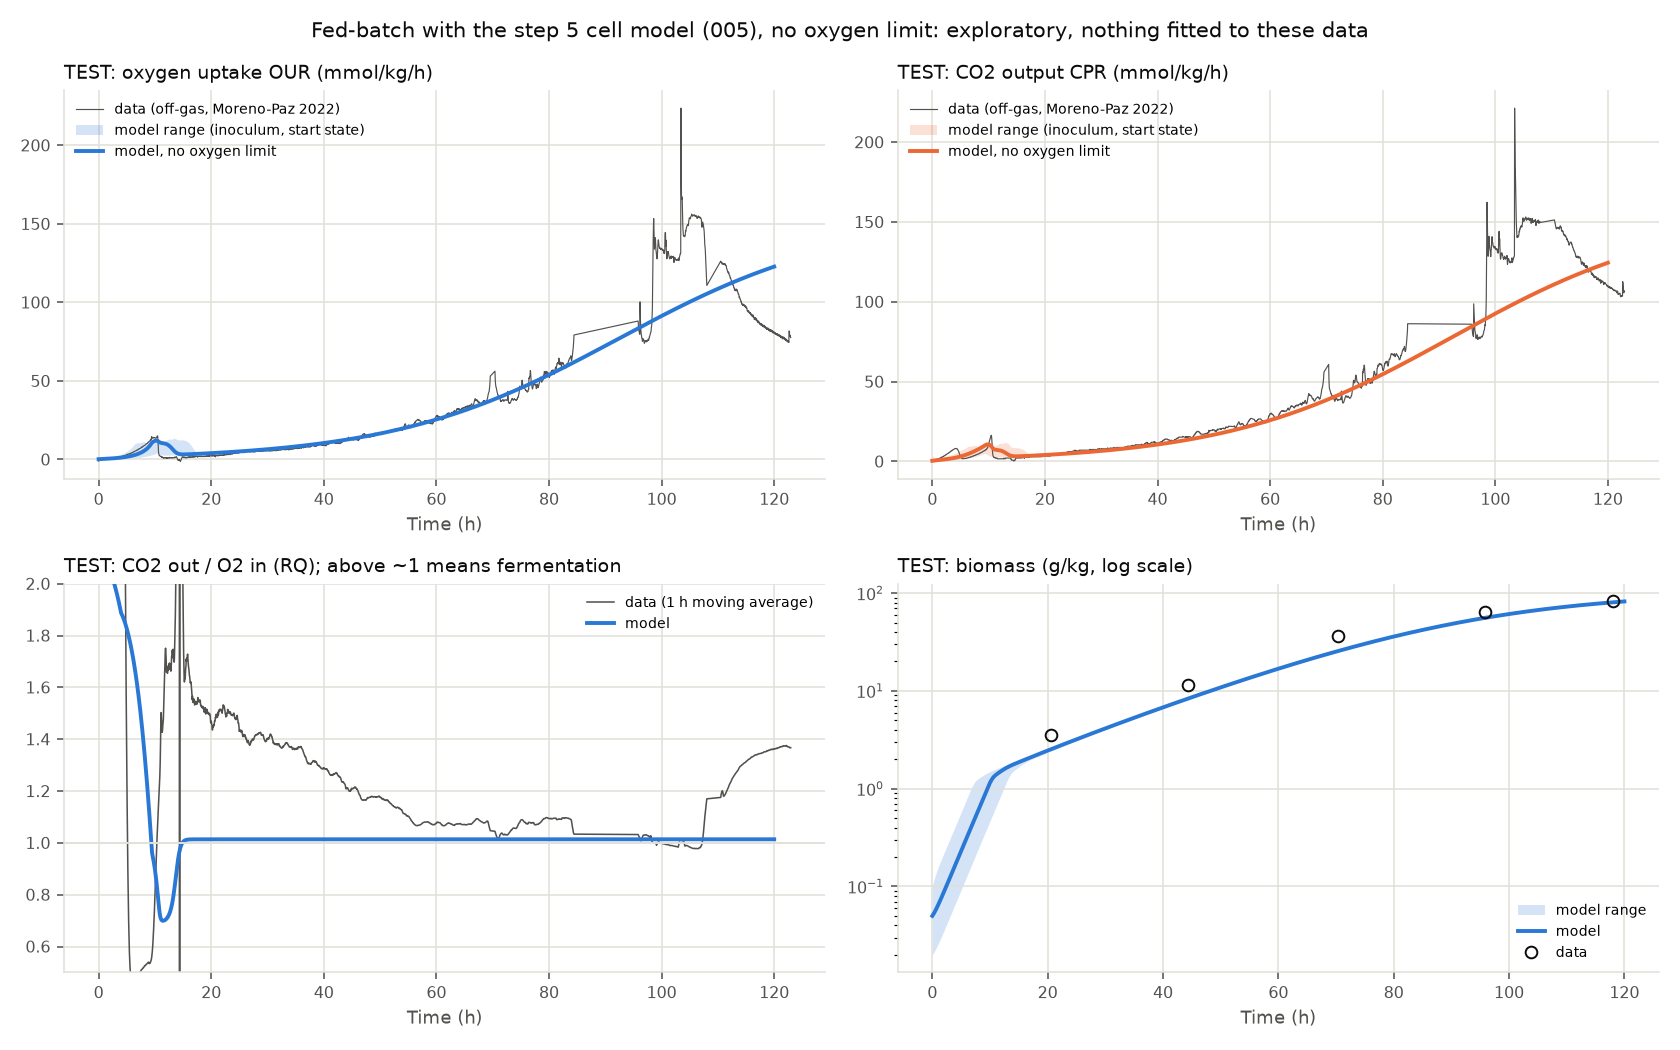

Write Python code to recreate this figure.
# /// script
# requires-python = ">=3.11"
# dependencies = ["numpy", "scipy", "matplotlib"]
# ///
"""EXPLORATORY: fed-batch with the step 5 model (005), predicting oxygen uptake and CO2 output.

Fed-batch goal (see docs/LEARNING.md). This is a learning model, not the engine.

What is new compared with 005 (agreed with Jakob):
- Operation: a batch phase, then an exponential feed of concentrated glucose (plus a little ethanol),
  so the volume grows and the broth is diluted by the feed.
- Outputs: oxygen uptake (OUR) and CO2 output (CPR), from a degree-of-reduction (electron) balance
  of each route. Derived, not fitted. They are checked against the van Hoek chemostat below.
- Deliberately NO oxygen-supply limit. Expected: the model misses the late phase, where CO2 out
  exceeds O2 in. That would be evidence for adding an oxygen limit next.

Cell parameters are the 005 calibration (Ji 40 g/L + van Hoek chemostat), used unchanged.
The fed-batch data (Moreno-Paz et al. 2022) are a TEST ONLY: nothing is fitted to them.
Caveats: a third strain (CEN.PK113-7D). The inoculum size and the initial feed rate are not reported,
so the feed follows the standard design rule and the inoculum is shown as a range.

Run with:  uv run explorations/007_fed_batch.py
"""

import csv
from pathlib import Path

import matplotlib.pyplot as plt
import numpy as np
from scipy.integrate import solve_ivp

HERE = Path(__file__).parent
MW_GLC, MW_ETOH, MW_X = 180.16, 46.07, 24.6  # g/mol; biomass per C-mol (CH1.8O0.5N0.2, assumed)
GAMMA_X = 4.2  # degree of reduction of biomass per C-mol (textbook value for CH1.8O0.5N0.2)

# --- Cell model: 005 as calibrated (see explorations/005_state_dependent_uptake.out.txt) ---
Y_OX, Y_RED, Y_ETOH = 0.48, 0.10, 0.45
KS_HIGH_AFF, KE, K_REP, KR = 0.27, 0.1, 1.0, 0.5
QS_MAX, QCRIT_MIN, QCRIT_MAX, K_REC = 4.125, 0.299, 0.751, 4.721
QE_MAX, Y_XE, KS_LOW_AFF = 0.156, 0.330, 10.677

# --- Operation: Moreno-Paz et al. 2022, Appendix S1 ---
V0 = 0.4  # kg of batch medium (taken as litres)
S_BATCH = 2.5  # g/kg glucose in the batch medium
T_FEED = 4.0  # h, feed start
MU_SET = 0.05  # 1/h, the growth rate the feed was designed for
S_FEED, E_FEED = 209.0, 7.67  # g/kg glucose and ethanol in the feed
# NOT REPORTED -> standard design rule: F0 = mu_set * (biomass expected from the batch) / (Y * S_feed),
# with expected batch biomass = Y_OX * S_BATCH * V0 (full respiratory conversion; a designer's assumption).
F0 = MU_SET * (Y_OX * S_BATCH * V0) / (Y_OX * S_FEED)  # kg/h
X0_RANGE = (0.02, 0.05, 0.1)  # g/kg inoculum, NOT REPORTED: shown as a range


def route_stoichiometry():
    """mmol O2 and CO2 per mmol substrate for each route, from carbon and degree-of-reduction balances."""
    cx_resp = Y_OX * MW_GLC / MW_X  # C-mol cells per mol glucose respired
    cx_ferm = Y_RED * MW_GLC / MW_X
    etoh_ferm = Y_ETOH * MW_GLC / MW_ETOH  # mol ethanol per mol glucose fermented
    cx_etoh = Y_XE * MW_ETOH / MW_X  # C-mol cells per mol ethanol respired
    return {
        "resp": ((24 - GAMMA_X * cx_resp) / 4, 6 - cx_resp),  # glucose: 6 C, degree of reduction 24
        "ferm": (max((24 - GAMMA_X * cx_ferm - 12 * etoh_ferm) / 4, 0.0), 6 - cx_ferm - 2 * etoh_ferm),
        "etoh": ((12 - GAMMA_X * cx_etoh) / 4, 2 - cx_etoh),  # ethanol: 2 C, degree of reduction 12
    }


STOICH = route_stoichiometry()


def feed_rate(t: float) -> float:
    return F0 * np.exp(MU_SET * (t - T_FEED)) if t >= T_FEED else 0.0


def rates(t, y):
    x, s, e, r, v = y
    s, e = max(s, 0.0), max(e, 0.0)
    g = s / (s + KR)
    ks = KS_HIGH_AFF * r + KS_LOW_AFF * (1 - r)
    qs = QS_MAX * s / (ks + s)
    qcrit = QCRIT_MIN + r * (QCRIT_MAX - QCRIT_MIN)
    q_resp = min(qs, qcrit)
    q_over = qs - q_resp
    qe = QE_MAX * e / (KE + e) * r * (1 - g)
    mu = Y_OX * q_resp + Y_RED * q_over + Y_XE * qe
    f = feed_rate(t)
    d = f / v
    deriv = (
        (mu - d) * x,
        d * (S_FEED - s) - qs * x,
        d * (E_FEED - e) + (Y_ETOH * q_over - qe) * x,
        K_REC * (1 - r) * (1 - g) - K_REP * r * g,
        f,
    )
    # gas exchange, mmol per kg broth per hour
    o2 = co2 = 0.0
    for q, key, mw in ((q_resp, "resp", MW_GLC), (q_over, "ferm", MW_GLC), (qe, "etoh", MW_ETOH)):
        rate = q / mw * 1000 * x  # mmol substrate / kg / h
        o2 += STOICH[key][0] * rate
        co2 += STOICH[key][1] * rate
    return deriv, (o2, co2, mu)


def simulate(x0: float, r0: float, t_end: float = 120.0):
    t_eval = np.linspace(0, t_end, 1201)
    sol = solve_ivp(lambda t, y: rates(t, y)[0], (0, t_end), [x0, S_BATCH, 0.0, r0, V0],
                    t_eval=t_eval, method="LSODA", rtol=1e-7, atol=1e-10, max_step=0.1)
    gas = np.array([rates(t, y)[1] for t, y in zip(sol.t, sol.y.T)])
    return sol.t, sol.y, gas


def load_data():
    lines = [l for l in open(HERE / "data" / "morenopaz2022_fedbatch.csv") if not l.startswith("#")]
    rows = list(csv.DictReader(lines))
    col = lambda k: np.array([float(r[k]) if r[k] else np.nan for r in rows])
    return col("t_h"), col("OUR_mmol_per_kg_h"), col("CPR_mmol_per_kg_h"), col("biomass_g_per_kg")


def main() -> None:
    print("Route stoichiometry (mmol O2, mmol CO2 per mmol substrate), derived:")
    for k, (o, c) in STOICH.items():
        print(f"  {k:5s} O2 {o:.2f}  CO2 {c:.2f}")
    print("  check vs van Hoek chemostat (respiratory, D=0.1-0.25): O2/glucose ~2.3, CO2/glucose ~2.5")
    print(f"\nFeed: F0 = {F0 * 1000:.3f} g/h at t = {T_FEED} h, growing at {MU_SET}/h (design rule, not reported)")

    t_d, our_d, cpr_d, bio_d = load_data()
    runs = {(x0, r0): simulate(x0, r0) for x0 in X0_RANGE for r0 in (0.0, 1.0)}
    base = runs[(0.05, 0.0)]
    t, y, gas = base
    print(f"\nBase case (inoculum 0.05 g/kg, starts repressed): final volume {y[4, -1]:.2f} kg")
    print("Test: biomass (g/kg), model range over inoculum/start state vs data")
    for tb, b in zip(t_d[~np.isnan(bio_d)], bio_d[~np.isnan(bio_d)]):
        vals = [np.interp(tb, run[0], run[1][0]) for run in runs.values()]
        print(f"  t={tb:6.1f} h  model {min(vals):6.2f}-{max(vals):6.2f}   data {b:6.2f}")
    print("Test: OUR and CPR (mmol/kg/h), base model vs data (1 h averages)")
    for tc in (10, 15, 25, 45, 70, 98, 105, 115):  # no gas data between ~81 and ~97 h
        m = (t_d > tc - 0.5) & (t_d < tc + 0.5)
        i = int(np.argmin(abs(t - tc)))
        print(f"  t={tc:4d} h  OUR {gas[i, 0]:7.1f} vs {np.nanmean(our_d[m]):7.1f}   "
              f"CPR {gas[i, 1]:7.1f} vs {np.nanmean(cpr_d[m]):7.1f}   "
              f"RQ {gas[i, 1] / max(gas[i, 0], 1e-9):4.2f} vs {np.nanmean(cpr_d[m]) / np.nanmean(our_d[m]):4.2f}")
    plot(runs, t_d, our_d, cpr_d, bio_d)


def plot(runs, t_d, our_d, cpr_d, bio_d) -> None:
    ink, muted, grid, blue, orange = "#0b0b0b", "#52514e", "#e1e0d9", "#2a78d6", "#eb6834"

    def style(ax, title, ylabel=None):
        ax.set_title(title, loc="left", color=ink, fontsize=10)
        ax.grid(True, color=grid, linewidth=0.8)
        ax.tick_params(colors=muted, labelsize=8)
        for side in ("top", "right"):
            ax.spines[side].set_visible(False)
        for side in ("left", "bottom"):
            ax.spines[side].set_color(grid)
        ax.set_xlabel("Time (h)", color=muted, fontsize=9)

    fig, axes = plt.subplots(2, 2, figsize=(12, 7.5))
    t, y, gas = runs[(0.05, 0.0)]
    all_gas = np.array([run[2] for run in runs.values()])
    all_x = np.array([run[1][0] for run in runs.values()])

    for ax, j, data, color, title in ((axes[0, 0], 0, our_d, blue, "TEST: oxygen uptake OUR (mmol/kg/h)"),
                                      (axes[0, 1], 1, cpr_d, orange, "TEST: CO2 output CPR (mmol/kg/h)")):
        ax.plot(t_d, data, color=muted, linewidth=0.6, label="data (off-gas, Moreno-Paz 2022)")
        ax.fill_between(t, all_gas[:, :, j].min(0), all_gas[:, :, j].max(0), color=color, alpha=0.2, linewidth=0,
                        label="model range (inoculum, start state)")
        ax.plot(t, gas[:, j], color=color, linewidth=2, label="model, no oxygen limit")
        style(ax, title)
        ax.legend(fontsize=7, frameon=False, loc="upper left")

    ax = axes[1, 0]
    with np.errstate(invalid="ignore", divide="ignore"):
        rq_d = np.convolve(cpr_d, np.ones(30) / 30, "same") / np.convolve(our_d, np.ones(30) / 30, "same")
    ok = t_d > 3
    ax.plot(t_d[ok], rq_d[ok], color=muted, linewidth=0.8, label="data (1 h moving average)")
    ax.plot(t, gas[:, 1] / np.maximum(gas[:, 0], 1e-9), color=blue, linewidth=2, label="model")
    ax.axhline(1.0, color=grid, linewidth=1)
    ax.set_ylim(0.5, 2.0)
    style(ax, "TEST: CO2 out / O2 in (RQ); above ~1 means fermentation")
    ax.legend(fontsize=7, frameon=False, loc="upper right")

    ax = axes[1, 1]
    ax.fill_between(t, all_x.min(0), all_x.max(0), color=blue, alpha=0.2, linewidth=0, label="model range")
    ax.plot(t, y[0], color=blue, linewidth=2, label="model")
    m = ~np.isnan(bio_d)
    ax.plot(t_d[m], bio_d[m], "o", mfc="none", mec=ink, ms=6, label="data")
    ax.set_yscale("log")
    style(ax, "TEST: biomass (g/kg, log scale)")
    ax.legend(fontsize=7, frameon=False, loc="lower right")

    fig.suptitle("Fed-batch with the step 5 cell model (005), no oxygen limit: exploratory, nothing fitted to these data",
                 color=ink, fontsize=11)
    fig.tight_layout()
    fig.savefig(HERE / "007_fed_batch.png", dpi=140)


if __name__ == "__main__":
    main()
